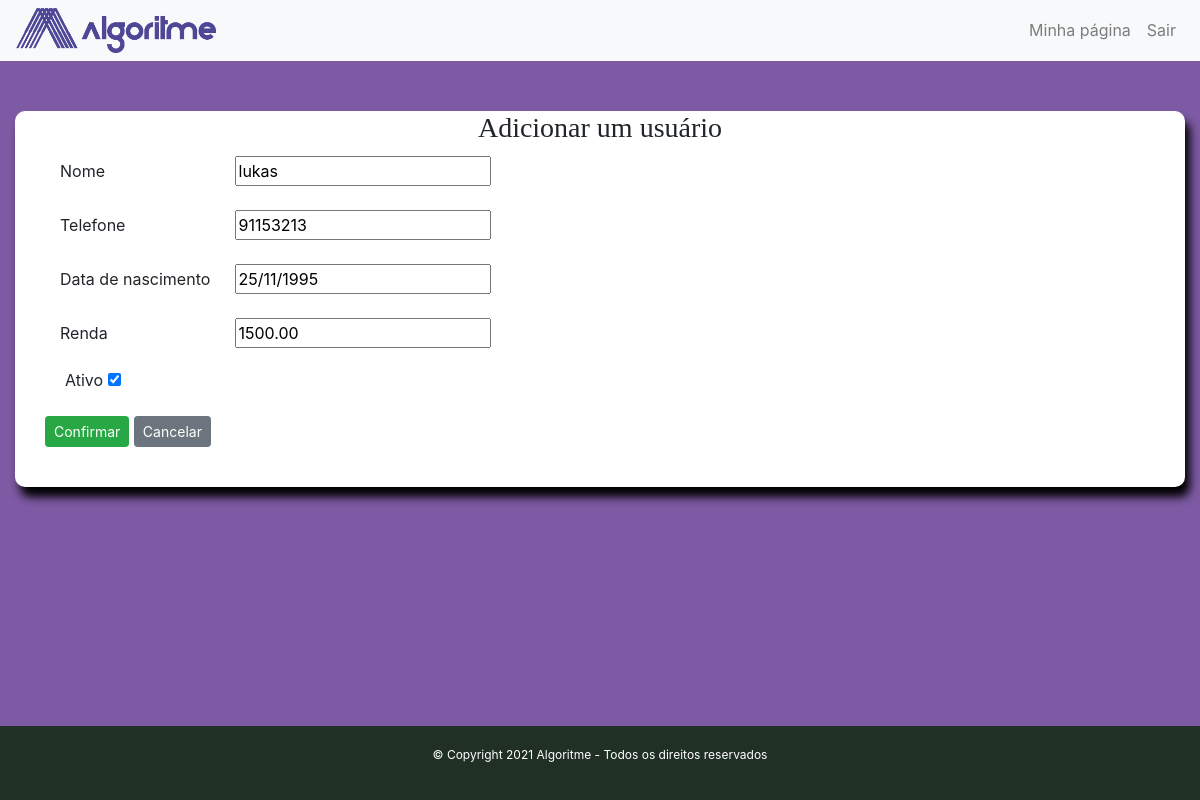
The app's page /accounts/editar/1 (signed in) with its own data.
### core/models.py (models this page shows)
class Cliente(models.Model):
    nome = models.CharField("Nome", max_length=50, blank=True)
    telefone = models.CharField("Telefone", max_length=50)
    data_nascimento = models.DateField("Data de nascimento", null=True, blank=True)
    renda = models.DecimalField("Renda", decimal_places=2, max_digits=10, blank=True)
    status = models.BooleanField("Status", default=True, blank=False)

### core/views.py (the view)
# urls.py: path('editar/<int:pk>', editar_cliente, name='editar_cliente'),
@login_required
def editar_cliente(request, pk, template_name="listar.html"):
    cliente = get_object_or_404(Cliente, pk=pk)
    if request.method == "POST":
        form = ClienteForm(request.POST, instance=cliente)
        if form.is_valid():
            cliente = form.save(commit=False)
            cliente.save()
            return redirect('core:profile')
    else:
        form = ClienteForm(instance=cliente)
    return render(request, template_name, {'form': form})

### core/forms.py
class ClienteForm(forms.ModelForm):
    class Meta:
        model = Cliente
        fields = ['nome', 'telefone', 'data_nascimento', 'renda', 'status']
        widget = {
            'nome': forms.TextInput(attrs={'class': 'form-control'}),
            'telefone': forms.TextInput(attrs={'class': 'form-control'}),
            'data_nascimento': forms.DateField(),
            'renda': forms.TextInput(attrs={'class': 'form-control'}),
            'status': forms.CheckboxInput(attrs={'class': 'form-check-input'})
        }

### templates/listar.html (shortened to what this page needs)
{% extends 'base.html' %}
{% block conteudo %}
<div class="container-fluid cont-login">
    <form method="post" id="tabela" autocomplete="off">
        <h3 style="text-align: center">Adicionar um usuário</h3>
        <div class="mb-3">
            <label for="exampleFormControlInput1" class="col-sm-2 col-form-label">Nome</label>
            {{ form.nome }}
        </div>
        <div class="mb-3">
            <label for="exampleFormControlInput2" class="col-sm-2 col-form-label">Telefone</label>
            {{ form.telefone }}
        </div>
        <div class="mb-3">
            <label for="exampleFormControlInput3" class="col-sm-2 col-form-label">Data de nascimento</label>
            {{ form.data_nascimento }}
        </div>
        <div class="mb-3">
            <label for="exampleFormControlInput4" class="col-sm-2 col-form-label">Renda</label>
            {{ form.renda }}
        </div>
        <div class="form-check">
            <label class="form-check-label" for="flexCheckChecked">Ativo
            </label>
            {{ form.status }}
        </div>
        <br>
        <button type="submit" class="btn btn-success btn-sm btn block">
            Confirmar
        </button>
        <a type="button" href="{% url 'core:profile'%}" class="btn btn-secondary btn-sm btn block">
            Cancelar
        </a>
    </form>
</div>
{% endblock conteudo %}

### templates/static/css/estilo.css (style rules this page uses)
#tabela { background-color: #FFFFFF; border-radius: 10px; padding: 0px 30px 40px 30px; box-shadow: 5px 10px 10px black; margin-bottom: 100px; margin-top:50px; }
h6, h3, h1 { font-family: Lucida Bright, Century Regular; }

### records on screen
Cliente: nome "lukas", telefone "91153213", data_nascimento "25/11/1995", renda "1500.00", status "☑"
